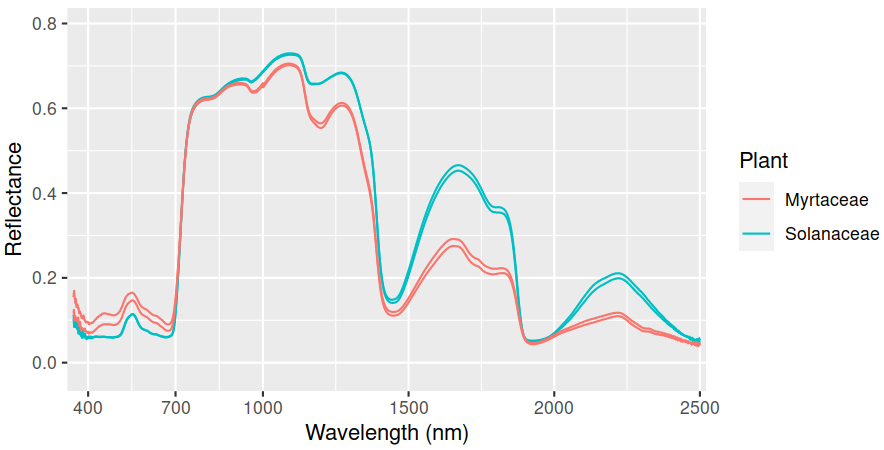

R code for this plot:

library(data.table)
library(ggplot2)

# add your file path here
file_path <- "D:\\Projects\\AnacondaFiles\\APPF_codes\\point_spec_dev\\ASD_Fieldspec_3_Test_Data\\test2.txt"
raw_ASD_text_export <- read.csv(file_path)

spectral_data <- transpose(raw_ASD_text_export, make.names = "Wavelength")

spectral_data <- cbind(Sample = 0, Group = 0, spectral_data)

spectral_data$Sample <- colnames(raw_ASD_text_export)[-1]
spectral_data$Group <- c("calibration", "Solanaceae", "Solanaceae", "Myrtaceae", "Myrtaceae", "yellow leaf")

spectra_for_comparison <- spectral_data[2:5, ] # get only our 4 actual leaves

# Convert to data.table
setDT(spectra_for_comparison)

melted_spectra <- melt(spectra_for_comparison, id.vars = c("Group", "Sample"), variable.name = "wavelength", value.name = "reflectance")
melted_spectra$wavelength = as.numeric(levels(melted_spectra$wavelength))[melted_spectra$wavelength]

graph <- ggplot(data = melted_spectra, aes(x=wavelength, y=reflectance, group=Sample, color=Group)) +
  geom_line() +
  scale_x_continuous(breaks = c(400, 700, 1000, 1500, 2000, 2500), expand = c(0.01,0.01)) +
  scale_y_continuous(breaks = c(0,0.2,0.4,0.6,0.8), expand = c(0.01,0.1)) +
  labs(x="Wavelength (nm)", y="Reflectance", color="Plant")

graph

# Constructing the save path for the graph
save_path <- file.path(dirname(file_path), paste0(tools::file_path_sans_ext(basename(file_path)), ".png"))

# Saving the graph
ggsave(filename = save_path, plot = graph, width = 10, height = 6)
